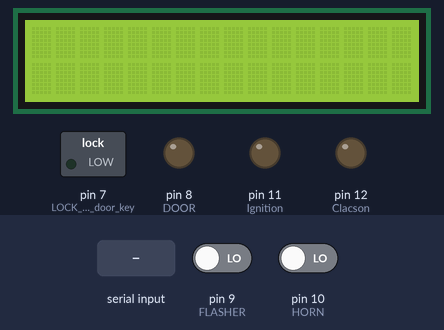
A sketch run on a simulated Arduino Uno, built with avr-gcc and run on an emulated ATmega328P. On the bench: 16×2 character LCD, switched loads named in the sketch (green lamp = pin HIGH), output pins drawn as LEDs (lit = HIGH). The test bench sets the inputs (shaded band); at power-on: pin 9 (FLASHER) LOW, pin 10 (HORN) LOW. What the sketch prints to the serial monitor is not drawn.

Above: at 1.2 s.
1.3 s: "1" received over Serial
At 2.6 s:
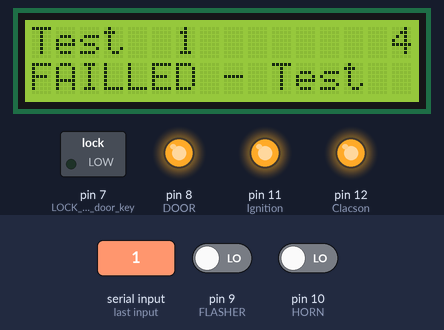
3.0 s: "2" received over Serial
At 3.7 s:
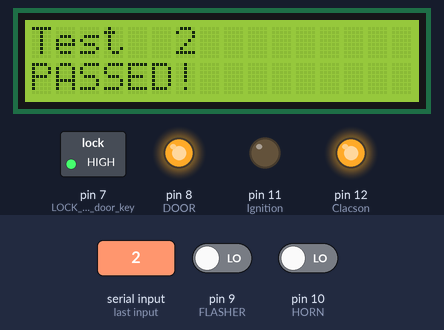
4.5 s: "4" received over Serial
At 5.9 s:
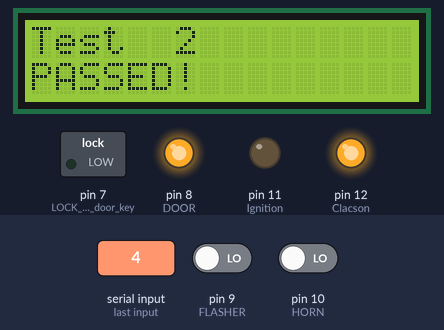
Timing chart, 0 to 7.5 s (numbered marks = the images above; inputs shaded):
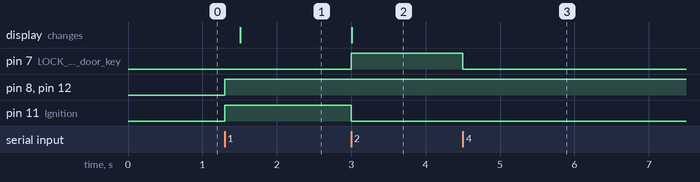

The sketch:

conti_.ino
```cpp
/*
  The circuit:
 * LCD RS pin to digital pin 12
 * LCD Enable pin to digital pin 11
 * LCD D4 pin to digital pin 5
 * LCD D5 pin to digital pin 4
 * LCD D6 pin to digital pin 3
 * LCD D7 pin to digital pin 2
*/

#include <string.h>
#include <stdbool.h>
#include "Wire.h"
#include "LiquidCrystal.h"

LiquidCrystal lcd(0);

//Iesiri
int Ignition = 11;
int LOCK_driver_door_key = 7;
int DOOR = 8;
int Clacson = 12;
//Intrari
int FLASHER = 9;
int HORN = 10;

unsigned long t_init,t_fin;

void send_data(){
  Serial.println("----------");
  Serial.print("Flasher: ");
  Serial.println(digitalRead(FLASHER));
  Serial.print("Horn: ");
  Serial.println(digitalRead(HORN));
  Serial.println("----------\n");
}

void default_conditions(){
  digitalWrite(Ignition,HIGH);
  digitalWrite(DOOR,HIGH);
  digitalWrite(Clacson,HIGH);
}
void preconditions_1() {

  digitalWrite(Ignition,HIGH);
}
void preconditions_2() {

  digitalWrite(Ignition,LOW);
}
void preconditions_3() {

  digitalWrite(Ignition,HIGH);
  digitalWrite(LOCK_driver_door_key,HIGH);
}
void preconditions_4() {
  digitalWrite(Ignition,LOW);
  digitalWrite(LOCK_driver_door_key,HIGH);
}
void setup() {
  Serial.begin(9600);
  lcd.begin(16,2); //lcd.print for printing | lcd.setCursor(X,Y) | lcd.clear();
  lcd.setBacklight(1);

    pinMode(Ignition,OUTPUT);
    pinMode(LOCK_driver_door_key,OUTPUT);
    pinMode(DOOR,OUTPUT);
    pinMode(Clacson,OUTPUT);

    pinMode(FLASHER,INPUT);
    pinMode(HORN,INPUT);
}
/*
 * if(Serial.available()>0){
    s = Serial.read();
 */
bool flasher_test(int del){
  bool sw = false;
  t_init = t_fin = millis();
  while(t_fin - t_init < del && digitalRead(FLASHER) == HIGH){
        t_fin = millis();
        if(digitalRead(FLASHER) == LOW){
          sw = true;
          break;
        }
     }
   if(sw == false)
      return sw;
   else{
      t_init = t_fin = millis();
      sw = false;
      while(t_fin - t_init < del && digitalRead(FLASHER) == LOW){
        t_fin = millis();
        if(digitalRead(FLASHER) == HIGH){
          sw = true;
          break;
        }
       }
       return sw;
   }
}
int testing(char optiune){
  if(optiune == '1'){
    preconditions_1();
    digitalWrite(LOCK_driver_door_key, LOW); //procedure 1
    //Expected
    delay(200);
    if(flasher_test(1500) == false){
      return 1;
    }
    else{
      delay(100);
      default_conditions();
      digitalWrite(LOCK_driver_door_key, HIGH); //procedure 2
      if(flasher_test(1500) == false)
        return 2;
      else{
        delay(100);
        if(flasher_test(1500) == false)
          return 3;
        else
          return 0;
      }
    }
   }

   if(optiune == '2'){
      preconditions_2();
      digitalWrite(LOCK_driver_door_key, LOW);
      if(flasher_test(1500) == true)
        return 1;
      else{
        digitalWrite(LOCK_driver_door_key, HIGH);
        if(flasher_test(1500) == true)
          return 2;
        else
          return 0;
      }
   }

   if(optiune == '3'){
       preconditions_3();
       digitalWrite(LOCK_driver_door_key, LOW);
       delay(29000);
       digitalWrite(DOOR,LOW);
       delay(1);
       digitalWrite(DOOR,HIGH);
       if(flasher_test(1500) == true)
          return 1;
       else
          if(digitalRead(HORN) == LOW)
            return 2;
          else{
            delay(1000);
            digitalWrite(DOOR,LOW);
            delay(1);
            digitalWrite(DOOR,HIGH);
            if(flasher_test(1500) == false || digitalRead(HORN) == HIGH)
              return 3;
            else
              return 0;
          }
   }

   if(optiune == '4'){
       preconditions_4();
       digitalWrite(LOCK_driver_door_key, LOW);
       delay(29000);
       digitalWrite(DOOR,LOW);
       delay(1);
       digitalWrite(DOOR,HIGH);
       if( digitalRead(HORN) == LOW)
          return 1;
       else{
          delay(1000);
            digitalWrite(DOOR,LOW);
            delay(1);
            digitalWrite(DOOR,HIGH);
            if(digitalRead(HORN) == LOW)
                return 2;
            else
                return 0;
       }
   }

   if(optiune == '5'){
      digitalWrite(Ignition,LOW);
      digitalWrite(Clacson,LOW);
      delay(10000);
      if(digitalRead(HORN)==LOW)
        Serial.println("Hornul merge");
        else
          Serial.println("Hornul NU merge");
//      else{
//        digitalWrite(Clacson,HIGH);
//        digitalWrite(Ignition,LOW);
//        delay(2000);
//        digitalWrite(Clacson,LOW);
//        if(digitalRead(HORN)==LOW)
//          return 0;
//        else
//          return 2;
//
//      }
   }
}
char optiune;
void loop() {
  do{
    Serial.println("1. Lock/Unlock - Ignition off");
    Serial.println("2. Lock/Unlock - Ignition on");
    Serial.println("3. Arming alarm - Ignition off");
    Serial.println("4. Arming alarm - Ignition on");
    Serial.println("5. Pressing the steering wheel switch - Ignition off/on");
    Serial.println("0. EXIT");


    while(Serial.available()<=0);
    optiune = Serial.read();
    while(Serial.available()>0)
      Serial.read();
    int debug;
    if(optiune < '0' && optiune > '4')
      Serial.println("Optiune eronata!");
    else{
        default_conditions();
        int debug = testing(optiune);
        lcd.clear();
        lcd.setCursor(0,0);
        lcd.print("Test ");
        lcd.setCursor(6,0);
        lcd.print(optiune);
        lcd.setCursor(0,1);
        switch(debug){
          case 0:
                lcd.print("PASSED!"); break;
          default:
                lcd.print("FAILLED - Test ");
                lcd.setCursor(15,0);
                lcd.print(debug + '0');
                send_data();
                break;
        }
    }
  }while(optiune!='0');
}
```

Measured:
- after the input at 1.3 s, pin 8 (DOOR), pin 11 (Ignition), pin 12 (Clacson): LOW → HIGH at once; the display: changes after 0.21 s (image 1)
- after the input at 3.0 s, pin 7 (LOCK_driver_door_key): LOW → HIGH at once; pin 11 (Ignition): HIGH → LOW at once; the display: changes at once (image 2)
- after the input at 4.5 s, pin 7 (LOCK_driver_door_key): HIGH → LOW at once
